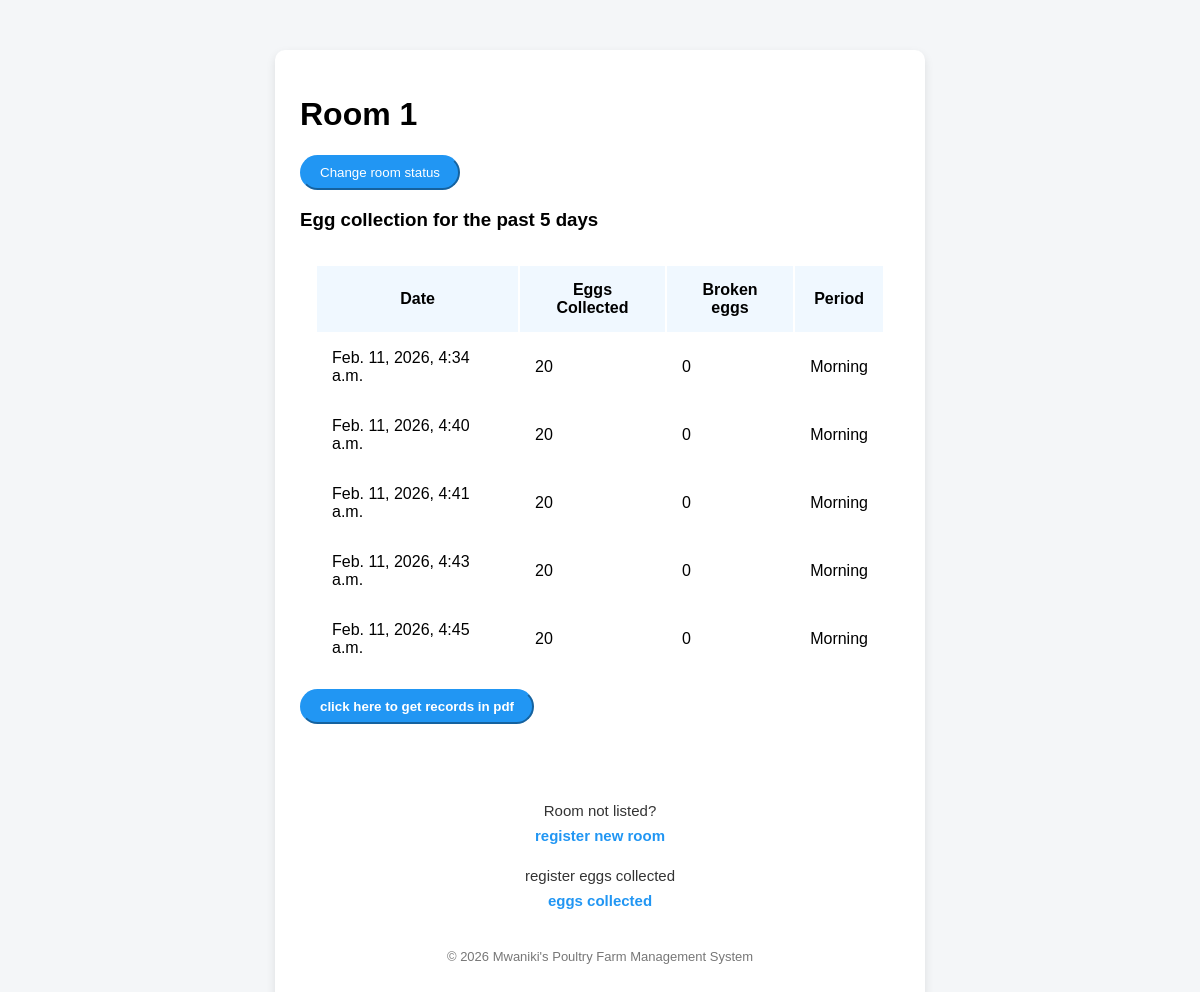
/details/4, run on the app's committed database.
### eggCount/models.py (models this page shows, shortened)
class rooms(models.Model):
    roomNo = models.IntegerField(unique=True)
    ChickensNo = models.IntegerField(default=0)
    ACTIVE = 'active'
    INACTIVE = 'inactive'
    STATUS_CHOICES = [
        ('active', 'Active'),
        ('Inactive', 'inactive')
    ]
    room_status = models.CharField(max_length=255, choices=STATUS_CHOICES, default='Active')

class eggHatch(models.Model):
    room = models.ForeignKey(rooms, null=True, on_delete=models.SET_NULL, related_name="hatches")
    eggsNo = models.IntegerField(default=0, blank=True)
    brokenEggs = models.IntegerField(default=0)
    period = models.CharField(max_length=255, blank=True)
    date = models.DateTimeField(auto_now_add=True)
    remarks = models.CharField(max_length=300, default="null")

### eggCount/views.py (the view, shortened to what this page needs)
# urls.py: path('details/<int:id>', views.room_details, name='details'),
def room_details(request, id):
    chickroom = get_object_or_404(rooms, id=id)
    room_data = chickroom.hatches.all()
    template = loader.get_template('room_details.html')
    context = {
        'chickroom' : chickroom,
        'room_data' : room_data,
    }
    return HttpResponse(template.render(context, request))

### eggCount/templates/room_details.html (shortened to what this page needs)
<!DOCTYPE html>
<html lang="en">
<head>
</head>
<body>
    <div class="container">
        <h1>Room {{chickroom.roomNo}} </h1>
        <form action="" method="post">
            <button type="submit" class="update">
                Change room status
            </button>
        </form>
        <h3>Egg collection for the past 5 days</h3>
        <table>
            <tr>
                <th>Date</th>
                <th>Eggs Collected</th>
                <th>Broken eggs</th>
                <th>Period</th>
            </tr>
            {% for x in room_data %}
            <tr>
                <td>{{x.date}} </td>
                <td> {{x.eggsNo}} </td>
                <td> {{x.brokenEggs}} </td>
                <td> {{x.period}} </td>
            </tr>
            {% endfor %}
        </table>
        <form action="{% url 'pdf' chickroom.id %} " method="post">
            <button type="submit" class="pdf_format">
                click here to get records in pdf
            </button>
        </form>
        <footer class="footer">
            <p>Room not listed?</p>
            <a href="/rooms">register new room</a>
            <p>register eggs collected</p>
            <a href="/records">eggs collected</a>
            <p class="copyright">
                &copy; 2026 Mwaniki's Poultry Farm Management System
            </p>
        </footer>
    </div>
</body>
</html>

### eggCount/templates/room_details.html (style rules this page uses)
body { font-family: Arial, Helvetica, sans-serif; background: #f4f6f8; margin: 0; padding: 0; }
.container { max-width: 600px; margin: 50px auto; background: #ffffff; padding: 25px; border-radius: 10px; box-shadow: 0 4px 10px rgba(0,0,0,0.1); }
table, th, td { padding: 15px; }
th { background-color: aliceblue; }
.update { display: inline-block; padding: 8px 18px; background: #2196F3; color: white; border-color: #2196F3; border-radius: 25px; transition: background 0.2s ease, transform 0.2s ease; }
.pdf_format { display: inline-block; padding: 8px 18px; background: #2196F3; color: white; border-color: #2196F3; border-radius: 25px; transition: background 0.2s ease, transform 0.2s ease; font-family: Arial, Helvetica, sans-serif; text-decoration: none; font-weight: bold; }
.footer { margin-top: 40px; padding: 30px 10px; text-align: center; font-size: 15px; color: #333; }
.footer p { margin: 8px 0; }
.footer a { color: #2196F3; text-decoration: none; font-weight: bold; display: inline-block; margin-bottom: 15px; }
.footer .copyright { margin-top: 25px; font-size: 13px; color: #777; }

### data on the page
rooms: roomNo "1"
eggHatch: date "Feb. 11, 2026, 4:34 a.m.", eggsNo "20", brokenEggs "0", period "Morning"
eggHatch: date "Feb. 11, 2026, 4:40 a.m.", eggsNo "20", brokenEggs "0", period "Morning"
eggHatch: date "Feb. 11, 2026, 4:41 a.m.", eggsNo "20", brokenEggs "0", period "Morning"
eggHatch: date "Feb. 11, 2026, 4:43 a.m.", eggsNo "20", brokenEggs "0", period "Morning"
eggHatch: date "Feb. 11, 2026, 4:45 a.m.", eggsNo "20", brokenEggs "0", period "Morning"
